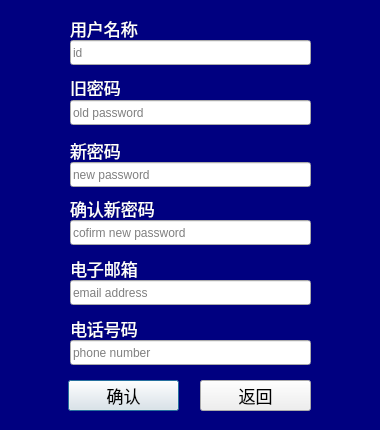
<?xml version="1.0" encoding="UTF-8"?>
<ui version="4.0">
 <class>modifyProfileDialog</class>
 <widget class="QDialog" name="modifyProfileDialog">
  <property name="geometry">
   <rect>
    <x>0</x>
    <y>0</y>
    <width>380</width>
    <height>430</height>
   </rect>
  </property>
  <property name="minimumSize">
   <size>
    <width>380</width>
    <height>430</height>
   </size>
  </property>
  <property name="maximumSize">
   <size>
    <width>380</width>
    <height>430</height>
   </size>
  </property>
  <property name="windowTitle">
   <string>modifyProfile</string>
  </property>
  <property name="styleSheet">
   <string notr="true">
QLabel {
	font: 9pt &quot;幼圆&quot;;
	font-size:17px;
	color:black;
}

QPushButton {
	font: 9pt &quot;黑体&quot;;
	font-size:17px;
	color:black;
}
QDialog {
	background-color:navy;
}
QLabel {
	color:white;
}</string>
  </property>
  <widget class="QLineEdit" name="lineEdit_2">
   <property name="geometry">
    <rect>
     <x>70</x>
     <y>100</y>
     <width>241</width>
     <height>25</height>
    </rect>
   </property>
   <property name="inputMask">
    <string/>
   </property>
   <property name="echoMode">
    <enum>QLineEdit::Password</enum>
   </property>
   <property name="placeholderText">
    <string>old password</string>
   </property>
  </widget>
  <widget class="QLineEdit" name="lineEdit_3">
   <property name="geometry">
    <rect>
     <x>70</x>
     <y>162</y>
     <width>241</width>
     <height>25</height>
    </rect>
   </property>
   <property name="echoMode">
    <enum>QLineEdit::Password</enum>
   </property>
   <property name="placeholderText">
    <string>new password</string>
   </property>
  </widget>
  <widget class="QLineEdit" name="lineEdit_4">
   <property name="geometry">
    <rect>
     <x>70</x>
     <y>220</y>
     <width>241</width>
     <height>25</height>
    </rect>
   </property>
   <property name="echoMode">
    <enum>QLineEdit::Password</enum>
   </property>
   <property name="placeholderText">
    <string>cofirm new password</string>
   </property>
  </widget>
  <widget class="QLineEdit" name="lineEdit_5">
   <property name="geometry">
    <rect>
     <x>70</x>
     <y>280</y>
     <width>241</width>
     <height>25</height>
    </rect>
   </property>
   <property name="placeholderText">
    <string>email address</string>
   </property>
  </widget>
  <widget class="QLabel" name="label_2">
   <property name="geometry">
    <rect>
     <x>70</x>
     <y>78</y>
     <width>72</width>
     <height>18</height>
    </rect>
   </property>
   <property name="text">
    <string>旧密码</string>
   </property>
  </widget>
  <widget class="QLabel" name="label_3">
   <property name="geometry">
    <rect>
     <x>70</x>
     <y>140</y>
     <width>111</width>
     <height>20</height>
    </rect>
   </property>
   <property name="text">
    <string>新密码</string>
   </property>
  </widget>
  <widget class="QLabel" name="label_5">
   <property name="geometry">
    <rect>
     <x>70</x>
     <y>258</y>
     <width>72</width>
     <height>20</height>
    </rect>
   </property>
   <property name="text">
    <string>电子邮箱</string>
   </property>
  </widget>
  <widget class="QLabel" name="label_6">
   <property name="geometry">
    <rect>
     <x>70</x>
     <y>318</y>
     <width>72</width>
     <height>20</height>
    </rect>
   </property>
   <property name="text">
    <string>电话号码</string>
   </property>
  </widget>
  <widget class="QLabel" name="label_4">
   <property name="geometry">
    <rect>
     <x>70</x>
     <y>198</y>
     <width>171</width>
     <height>20</height>
    </rect>
   </property>
   <property name="text">
    <string>确认新密码</string>
   </property>
  </widget>
  <widget class="QLineEdit" name="lineEdit_6">
   <property name="geometry">
    <rect>
     <x>70</x>
     <y>340</y>
     <width>241</width>
     <height>25</height>
    </rect>
   </property>
   <property name="echoMode">
    <enum>QLineEdit::Normal</enum>
   </property>
   <property name="placeholderText">
    <string>phone number</string>
   </property>
  </widget>
  <widget class="QPushButton" name="applyButton">
   <property name="geometry">
    <rect>
     <x>68</x>
     <y>380</y>
     <width>111</width>
     <height>31</height>
    </rect>
   </property>
   <property name="text">
    <string>确认</string>
   </property>
  </widget>
  <widget class="QPushButton" name="backButton">
   <property name="geometry">
    <rect>
     <x>200</x>
     <y>380</y>
     <width>111</width>
     <height>31</height>
    </rect>
   </property>
   <property name="text">
    <string>返回</string>
   </property>
  </widget>
  <widget class="QLabel" name="label_1">
   <property name="geometry">
    <rect>
     <x>70</x>
     <y>18</y>
     <width>72</width>
     <height>20</height>
    </rect>
   </property>
   <property name="text">
    <string>用户名称</string>
   </property>
  </widget>
  <widget class="QLineEdit" name="lineEdit_1">
   <property name="geometry">
    <rect>
     <x>70</x>
     <y>40</y>
     <width>241</width>
     <height>25</height>
    </rect>
   </property>
   <property name="inputMask">
    <string/>
   </property>
   <property name="placeholderText">
    <string>id</string>
   </property>
  </widget>
 </widget>
 <resources/>
 <connections>
  <connection>
   <sender>backButton</sender>
   <signal>clicked()</signal>
   <receiver>modifyProfileDialog</receiver>
   <slot>close()</slot>
   <hints>
    <hint type="sourcelabel">
     <x>269</x>
     <y>261</y>
    </hint>
    <hint type="destinationlabel">
     <x>459</x>
     <y>264</y>
    </hint>
   </hints>
  </connection>
 </connections>
</ui>
